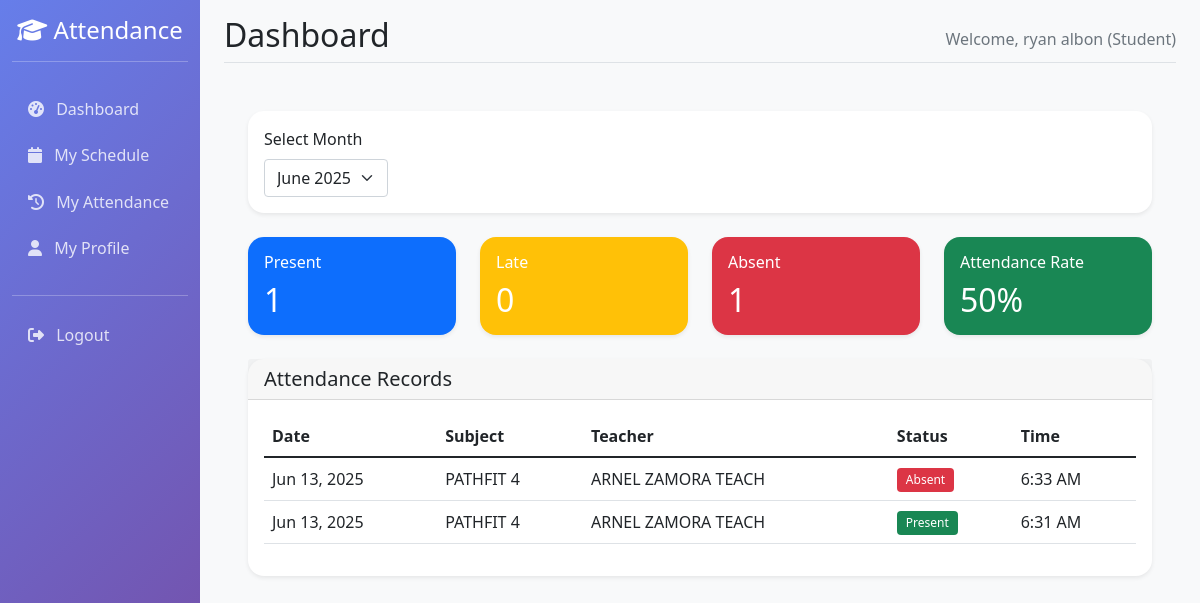
/student/attendance/history/ (signed in), run on the app's committed database.
### webapp/models.py (models this page shows, shortened)
class Student(models.Model):
    id = models.UUIDField(primary_key=True, default=uuid.uuid4, editable=False)
    user = models.OneToOneField(CustomUser, on_delete=models.CASCADE)
    student_id = models.CharField(max_length=20, unique=True)
    first_name = models.CharField(max_length=50)
    last_name = models.CharField(max_length=50)
    section = models.ForeignKey(Section, on_delete=models.CASCADE)
    phone = models.CharField(max_length=15, blank=True)
    guardian_name = models.CharField(max_length=100, blank=True)
    guardian_phone = models.CharField(max_length=15, blank=True)

class Attendance(models.Model):
    STATUS_CHOICES = [
        ('present', 'Present'),
        ('absent', 'Absent'),
        ('late', 'Late'),
        ('excused', 'Excused')
    ]
    id = models.CharField(max_length=32, primary_key=True, default=uuid.uuid4)
    session = models.ForeignKey(AttendanceSession, on_delete=models.CASCADE)
    student = models.ForeignKey(Student, on_delete=models.CASCADE)
    status = models.CharField(max_length=20, choices=STATUS_CHOICES, default='absent')
    marked_at = models.DateTimeField(auto_now=True)
    marked_by = models.ForeignKey(settings.AUTH_USER_MODEL, on_delete=models.SET_NULL, null=True)
    remarks = models.TextField(blank=True, null=True)
    class Meta:
        unique_together = ['session', 'student']

class AttendanceSession(models.Model):
    STATUS_CHOICES = [
        ('ongoing', 'Ongoing'),
        ('ended', 'Ended'),
        ('cancelled', 'Cancelled')
    ]
    id = models.CharField(max_length=32, primary_key=True)  # This should match what you're using
    schedule = models.ForeignKey('Schedule', on_delete=models.CASCADE)
    date = models.DateField(default=timezone.now)
    status = models.CharField(max_length=20, choices=STATUS_CHOICES, default='ongoing')
    started_at = models.DateTimeField(auto_now_add=True)
    ended_at = models.DateTimeField(null=True, blank=True)
    remarks = models.TextField(blank=True, null=True)

class Schedule(models.Model):
    DAYS_OF_WEEK = (
        ('monday', 'Monday'),
        ('tuesday', 'Tuesday'),
        ('wednesday', 'Wednesday'),
        ('thursday', 'Thursday'),
        ('friday', 'Friday'),
        ('saturday', 'Saturday'),
        ('sunday', 'Sunday'),
    )
    id = models.UUIDField(primary_key=True, default=uuid.uuid4, editable=False)
    teacher = models.ForeignKey(Teacher, on_delete=models.CASCADE)
    subject = models.ForeignKey(Subject, on_delete=models.CASCADE)
    section = models.ForeignKey(Section, on_delete=models.CASCADE)
    day_of_week = models.CharField(max_length=10, choices=DAYS_OF_WEEK)
    start_time = models.TimeField()
    end_time = models.TimeField()
    room = models.CharField(max_length=50, blank=True)
    is_active = models.BooleanField(default=True)
    class Meta:
        unique_together = ['teacher', 'subject', 'section', 'day_of_week', 'start_time']
        ordering = ['day_of_week', 'start_time']

class Subject(models.Model):
    id = models.UUIDField(primary_key=True, default=uuid.uuid4, editable=False)
    name = models.CharField(max_length=100)
    code = models.CharField(max_length=20, unique=True)
    description = models.TextField(blank=True)
    created_at = models.DateTimeField(auto_now_add=True)

class Teacher(models.Model):
    id = models.UUIDField(primary_key=True, default=uuid.uuid4, editable=False)
    user = models.OneToOneField(CustomUser, on_delete=models.CASCADE)
    teacher_id = models.CharField(max_length=20, unique=True)
    first_name = models.CharField(max_length=50)
    last_name = models.CharField(max_length=50)
    phone = models.CharField(max_length=15, blank=True)
    sections = models.ManyToManyField(Section, blank=True)
    subjects = models.ManyToManyField(Subject, blank=True)
    created_at = models.DateTimeField(auto_now_add=True)  # Added to match Student
    updated_at = models.DateTimeField(auto_now=True)      # Added to match Student
    @property
    def full_name(self):
        return f"{self.first_name} {self.last_name}"

### webapp/student_views.py (the view)
# urls.py: path('attendance/history/', student_views.student_attendance_history, name='student_attendance_history'),
@login_required
def student_attendance_history(request):
    if request.user.user_type != 'student':
        return redirect('login')
    student = get_object_or_404(Student, user=request.user)
    today = timezone.localdate()
    month = request.GET.get('month', f"{today.year}-{today.month:02d}")
    try:
        year, month = map(int, month.split('-'))
        start_date = date(year, month, 1)
        end_date = (start_date + timedelta(days=32)).replace(day=1) - timedelta(days=1)
    except ValueError:
        messages.error(request, 'Invalid date format')
        start_date = today.replace(day=1)
        end_date = (start_date + timedelta(days=32)).replace(day=1) - timedelta(days=1)
    attendance_records = Attendance.objects.filter(
        student=student,
        session__date__range=[start_date, end_date]
    ).select_related(
        'session__schedule__subject',
        'session__schedule__teacher'
    ).order_by('-session__date', '-marked_at')
    total_records = attendance_records.count()
    stats = {
        'present_count': attendance_records.filter(status='present').count(),
        'late_count': attendance_records.filter(status='late').count(),
        'absent_count': attendance_records.filter(status='absent').count(),
        'attendance_percentage': round(
            (attendance_records.filter(status__in=['present', 'late']).count() / total_records * 100)
            if total_records > 0 else 0
        )
    }
    months = Attendance.objects.filter(
        student=student
    ).dates('session__date', 'month', order='DESC')
    context = {
        'student': student,
        'attendance_records': attendance_records,
        'stats': stats,
        'available_months': [{
            'value': d.strftime('%Y-%m'),
            'label': d.strftime('%B %Y')
        } for d in months],
        'current_month': month
    }
    return render(request, 'webapp/student/attendance_history.html', context)

### webapp/templates/webapp/student/attendance_history.html (shortened to what this page needs)
{% extends 'webapp/base.html' %}
{% block content %}
<div class="container py-4">
    <div class="row mb-4">
        <div class="col">
            <div class="card">
                <div class="card-body">
                    <form method="GET" class="row g-3 align-items-center">
                        <div class="col-auto">
                            <label class="form-label">Select Month</label>
                            <select name="month" class="form-select" onchange="this.form.submit()">
                                {% for month in available_months %}
                                <option value="{{ month.value }}" {% if month.value == current_month %}selected{% endif %}>
                                    {{ month.label }}
                                </option>
                                {% endfor %}
                            </select>
                        </div>
                    </form>
                </div>
            </div>
        </div>
    </div>
    <div class="row mb-4">
        <div class="col-md-3">
            <div class="card bg-primary text-white">
                <div class="card-body">
                    <h6 class="card-title">Present</h6>
                    <h2 class="mb-0">{{ stats.present_count }}</h2>
                </div>
            </div>
        </div>
        <div class="col-md-3">
            <div class="card bg-warning text-white">
                <div class="card-body">
                    <h6 class="card-title">Late</h6>
                    <h2 class="mb-0">{{ stats.late_count }}</h2>
                </div>
            </div>
        </div>
        <div class="col-md-3">
            <div class="card bg-danger text-white">
                <div class="card-body">
                    <h6 class="card-title">Absent</h6>
                    <h2 class="mb-0">{{ stats.absent_count }}</h2>
                </div>
            </div>
        </div>
        <div class="col-md-3">
            <div class="card bg-success text-white">
                <div class="card-body">
                    <h6 class="card-title">Attendance Rate</h6>
                    <h2 class="mb-0">{{ stats.attendance_percentage }}%</h2>
                </div>
            </div>
        </div>
    </div>
    <div class="card">
        <div class="card-header">
            <h5 class="card-title mb-0">Attendance Records</h5>
        </div>
        <div class="card-body">
            {% if attendance_records %}
            <div class="table-responsive">
                <table class="table">
                    <thead>
                        <tr>
                            <th>Date</th>
                            <th>Subject</th>
                            <th>Teacher</th>
                            <th>Status</th>
                            <th>Time</th>
                        </tr>
                    </thead>
                    <tbody>
                        {% for record in attendance_records %}
                        <tr>
                            <td>{{ record.session.date|date:"M d, Y" }}</td>
                            <td>{{ record.session.schedule.subject.name }}</td>
                            <td>{{ record.session.schedule.teacher.full_name }}</td>
                            <td>
                                <span class="badge {% if record.status == 'present' %}bg-success{% elif record.status == 'late' %}bg-warning{% else %}bg-danger{% endif %}">
                                    {{ record.get_status_display }}
                                </span>
                            </td>
                            <td>{{ record.marked_at|time:"g:i A" }}</td>
                        </tr>
                        {% endfor %}
                    </tbody>
                </table>
            </div>
            {% else %}
            <p class="text-muted mb-0">No attendance records found for this month.</p>
            {% endif %}
        </div>
    </div>
</div>
{% endblock %}

### webapp/templates/webapp/base.html (shortened to what this page needs)
<!DOCTYPE html>
<html lang="en">
<head>
    <link href="https://cdn.jsdelivr.net/npm/bootstrap@5.1.3/dist/css/bootstrap.min.css" rel="stylesheet">
    <link href="https://cdnjs.cloudflare.com/ajax/libs/font-awesome/6.4.0/css/all.min.css" rel="stylesheet">
    <link rel="stylesheet" type="text/css" href="https://cdn.datatables.net/buttons/2.2.3/css/buttons.bootstrap5.min.css">
    <link rel="stylesheet" href="https://cdn.jsdelivr.net/npm/sweetalert2@11.7.3/dist/sweetalert2.min.css">
</head>
<body>
    {% if user.is_authenticated %}
    <div class="container-fluid">
        <div class="row">
            <nav class="col-md-3 col-lg-2 d-md-block sidebar collapse">
                <div class="position-sticky pt-3">
                    <div class="text-center mb-4">
                        <h4><i class="fas fa-graduation-cap"></i> Attendance</h4>
                        <hr class="text-white">
                    </div>
                    {% if user.user_type == 'admin' %}
                        <ul class="nav flex-column">
                            <li class="nav-item">
                                <a class="nav-link" href="{% url 'admin_dashboard' %}">
                                    <i class="fas fa-tachometer-alt me-2"></i> Dashboard
                                </a>
                            </li>
                            <li class="nav-item">
                                <a class="nav-link" href="{% url 'teacher_list' %}">
                                    <i class="fas fa-chalkboard-teacher me-2"></i> Teachers
                                </a>
                            </li>
                            <li class="nav-item">
                                <a class="nav-link" href="{% url 'student_list' %}">
                                    <i class="fas fa-user-graduate me-2"></i> Students
                                </a>
                            </li>
                            <li class="nav-item">
                                <a class="nav-link" href="{% url 'subject_list' %}">
                                    <i class="fas fa-book me-2"></i> Subjects
                                </a>
                            </li>
                            <li class="nav-item">
                                <a class="nav-link" href="{% url 'section_list' %}">
                                    <i class="fas fa-users me-2"></i> Sections
                                </a>
                            </li>
                            <li class="nav-item">
                                <a class="nav-link" href="{% url 'schedule_list' %}">
                                    <i class="fas fa-calendar-alt me-2"></i> Schedules
                                </a>
                            </li>
                        </ul>
                    {% elif user.user_type == 'student' %}
                        <ul class="nav flex-column">
                            <li class="nav-item">
                                <a class="nav-link" href="{% url 'student_dashboard' %}">
                                    <i class="fas fa-tachometer-alt me-2"></i> Dashboard
                                </a>
                            </li>
                            <li class="nav-item">
                                <a class="nav-link" href="{% url 'student_schedule' %}">
                                    <i class="fas fa-calendar me-2"></i> My Schedule
                                </a>
                            </li>
                            <li class="nav-item">
                                <a class="nav-link" href="{% url 'student_attendance_history' %}">
                                    <i class="fas fa-history me-2"></i> My Attendance
                                </a>
                            </li>
                            <li class="nav-item">
                                <a class="nav-link" href="{% url 'student_profile' %}">
                                    <i class="fas fa-user me-2"></i> My Profile
                                </a>
                            </li>
                        </ul>
                    {% endif %}
                    <hr class="text-white mt-4">
                    <ul class="nav flex-column">
                        <li class="nav-item">
                            <a class="nav-link" href="{% url 'logout' %}">
                                <i class="fas fa-sign-out-alt me-2"></i> Logout
                            </a>
                        </li>
                    </ul>
                </div>
            </nav>
            <main class="col-md-9 ms-sm-auto col-lg-10 px-md-4 main-content">
                <div class="pt-3 pb-2 mb-3">
                    <div class="d-flex justify-content-between flex-wrap flex-md-nowrap align-items-center border-bottom">
                        <h1 class="h2">{% block page_title %}Dashboard{% endblock %}</h1>
                        <div class="text-muted">
    Welcome,
    {% if user.user_type == 'teacher' %}
        {{ teacher.full_name }} (Teacher)
    {% elif user.user_type == 'student' %}
        {{ student.first_name }} {{ student.last_name }} (Student)
    {% elif user.user_type == 'admin' %}
        {{ user.username }} (Admin)
    {% else %}
        {{ user.first_name|default:user.username }}
    {% endif %}
</div>
                    </div>
                    <div class="mt-4">
                        {% block content %}
                        {% endblock %}
                    </div>
                </div>
            </main>
        </div>
    </div>
    {% endif %}
</body>
</html>

### webapp/templates/webapp/base.html (style rules this page uses)
.sidebar { min-height: 100vh; background: linear-gradient(135deg, #667eea 0%, #764ba2 100%); color: white; }
.sidebar .nav-link { color: rgba(255, 255, 255, 0.8); border-radius: 0.5rem; margin: 0.2rem 0; transition: all 0.3s ease; }
.main-content { background-color: #f8f9fa; min-height: 100vh; }
.card { border: none; border-radius: 1rem; box-shadow: 0 0.125rem 0.25rem rgba(0, 0, 0, 0.075); transition: all 0.3s ease; }
.table td { vertical-align: middle; }
.badge { padding: 0.5em 0.75em; font-weight: 500; }

### data on the page
Student: first_name "ryan", last_name "albon"
Attendance: session "Jun 13, 2025", session.schedule.subject.name "PATHFIT 4", session.schedule.teacher.full_name "ARNEL ZAMORA TEACH", status "Absent", marked_at "6:33 AM"
Attendance: session "Jun 13, 2025", session.schedule.subject.name "PATHFIT 4", session.schedule.teacher.full_name "ARNEL ZAMORA TEACH", status "Present", marked_at "6:31 AM"

### other printed values
{{ stats.present_count }} "1"
{{ stats.late_count }} "0"
{{ stats.absent_count }} "1"
{{ stats.attendance_percentage }} "50"
form field month "June 2025"
